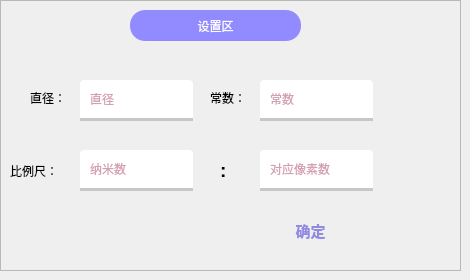
       <widget class="QWidget" name="page_3">
        <widget class="QFrame" name="yingli_frame">
         <property name="geometry">
          <rect>
           <x>0</x>
           <y>0</y>
           <width>461</width>
           <height>271</height>
          </rect>
         </property>
         <property name="autoFillBackground">
          <bool>false</bool>
         </property>
         <property name="frameShape">
          <enum>QFrame::StyledPanel</enum>
         </property>
         <property name="frameShadow">
          <enum>QFrame::Raised</enum>
         </property>
         <widget class="QLabel" name="work_label">
          <property name="geometry">
           <rect>
            <x>130</x>
            <y>10</y>
            <width>171</width>
            <height>31</height>
           </rect>
          </property>
          <property name="styleSheet">
           <string notr="true">font: 35 12pt '微软雅黑 Light';
color: rgb(255,255,255);
background-color: rgb(146, 138, 255);
border: none;border-radius:15px;</string>
          </property>
          <property name="text">
           <string>设置区</string>
          </property>
          <property name="alignment">
           <set>Qt::AlignCenter</set>
          </property>
         </widget>
         <widget class="QLineEdit" name="diameter_input">
          <property name="geometry">
           <rect>
            <x>80</x>
            <y>80</y>
            <width>113</width>
            <height>41</height>
           </rect>
          </property>
          <property name="styleSheet">
           <string notr="true">QLineEdit {
  color: rgb(170, 63, 104);
  padding-left: 8px;
  border-radius: 0px;
  border-top-left-radius: 4px;
  border-top-right-radius: 4px;
  height: 32px;
  background-color: #FFFFFF;
  border: 3px solid rgb(199, 199, 199);
  border-width: 0 0 3px 0;
}

QLineEdit:focus{
  color: rgb(170, 63, 104);
  border: 3px solid rgb(170, 63, 104);
  border-width: 0 0 3px 0;
}
</string>
          </property>
          <property name="text">
           <string/>
          </property>
          <property name="placeholderText">
           <string>直径</string>
          </property>
         </widget>
         <widget class="QLineEdit" name="constant_input">
          <property name="geometry">
           <rect>
            <x>260</x>
            <y>80</y>
            <width>113</width>
            <height>41</height>
           </rect>
          </property>
          <property name="styleSheet">
           <string notr="true">QLineEdit {
  color: rgb(170, 63, 104);
  padding-left: 8px;
  border-radius: 0px;
  border-top-left-radius: 4px;
  border-top-right-radius: 4px;
  height: 32px;
  background-color: #FFFFFF;
  border: 3px solid rgb(199, 199, 199);
  border-width: 0 0 3px 0;
}

QLineEdit:focus{
  color: rgb(170, 63, 104);
  border: 3px solid rgb(170, 63, 104);
  border-width: 0 0 3px 0;
}
</string>
          </property>
          <property name="text">
           <string/>
          </property>
          <property name="placeholderText">
           <string>常数</string>
          </property>
         </widget>
         <widget class="QLineEdit" name="scale_input">
          <property name="geometry">
           <rect>
            <x>80</x>
            <y>150</y>
            <width>113</width>
            <height>41</height>
           </rect>
          </property>
          <property name="styleSheet">
           <string notr="true">QLineEdit {
  color: rgb(170, 63, 104);
  padding-left: 8px;
  border-radius: 0px;
  border-top-left-radius: 4px;
  border-top-right-radius: 4px;
  height: 32px;
  background-color: #FFFFFF;
  border: 3px solid rgb(199, 199, 199);
  border-width: 0 0 3px 0;
}

QLineEdit:focus{
  color: rgb(170, 63, 104);
  border: 3px solid rgb(170, 63, 104);
  border-width: 0 0 3px 0;
}
</string>
          </property>
          <property name="text">
           <string/>
          </property>
          <property name="placeholderText">
           <string>纳米数</string>
          </property>
         </widget>
         <widget class="QLineEdit" name="scale_input2">
          <property name="geometry">
           <rect>
            <x>260</x>
            <y>150</y>
            <width>113</width>
            <height>41</height>
           </rect>
          </property>
          <property name="styleSheet">
           <string notr="true">QLineEdit {
  color: rgb(170, 63, 104);
  padding-left: 8px;
  border-radius: 0px;
  border-top-left-radius: 4px;
  border-top-right-radius: 4px;
  height: 32px;
  background-color: #FFFFFF;
  border: 3px solid rgb(199, 199, 199);
  border-width: 0 0 3px 0;
}

QLineEdit:focus{
  color: rgb(170, 63, 104);
  border: 3px solid rgb(170, 63, 104);
  border-width: 0 0 3px 0;
}
</string>
          </property>
          <property name="text">
           <string/>
          </property>
          <property name="placeholderText">
           <string>对应像素数</string>
          </property>
         </widget>
         <widget class="QLabel" name="label_2">
          <property name="geometry">
           <rect>
            <x>30</x>
            <y>90</y>
            <width>41</width>
            <height>16</height>
           </rect>
          </property>
          <property name="text">
           <string>直径：</string>
          </property>
         </widget>
         <widget class="QLabel" name="label_3">
          <property name="geometry">
           <rect>
            <x>10</x>
            <y>150</y>
            <width>71</width>
            <height>41</height>
           </rect>
          </property>
          <property name="text">
           <string>比例尺：</string>
          </property>
         </widget>
         <widget class="QLabel" name="label_5">
          <property name="geometry">
           <rect>
            <x>210</x>
            <y>90</y>
            <width>41</width>
            <height>16</height>
           </rect>
          </property>
          <property name="text">
           <string>常数：</string>
          </property>
         </widget>
         <widget class="QLabel" name="label_6">
          <property name="geometry">
           <rect>
            <x>220</x>
            <y>150</y>
            <width>16</width>
            <height>41</height>
           </rect>
          </property>
          <property name="font">
           <font>
            <pointsize>14</pointsize>
            <weight>75</weight>
            <bold>true</bold>
           </font>
          </property>
          <property name="text">
           <string>:</string>
          </property>
         </widget>
         <widget class="QPushButton" name="btn_confirm_2">
          <property name="geometry">
           <rect>
            <x>260</x>
            <y>210</y>
            <width>101</width>
            <height>41</height>
           </rect>
          </property>
          <property name="font">
           <font>
            <family>微软雅黑</family>
            <pointsize>11</pointsize>
            <weight>75</weight>
            <bold>true</bold>
           </font>
          </property>
          <property name="styleSheet">
           <string notr="true">QPushButton{
	border-top-left-radius:0px;
	border-top-right-radius:0px;
	border-bottom-right-radius:0px;
	border-bottom-left-radius:0px;
	color:#928ae1;
}	

QPushButton:hover{
    background-color:rgb(146, 138, 255);
	border:none;
	padding: 3px;
	color: #FFFFFF;
}
</string>
          </property>
          <property name="text">
           <string>确定</string>
          </property>
          <property name="icon">
           <iconset>
            <normaloff>:/svg/rect.svg</normaloff>:/svg/rect.svg</iconset>
          </property>
          <property name="iconSize">
           <size>
            <width>20</width>
            <height>20</height>
           </size>
          </property>
         </widget>
        </widget>
       </widget>
